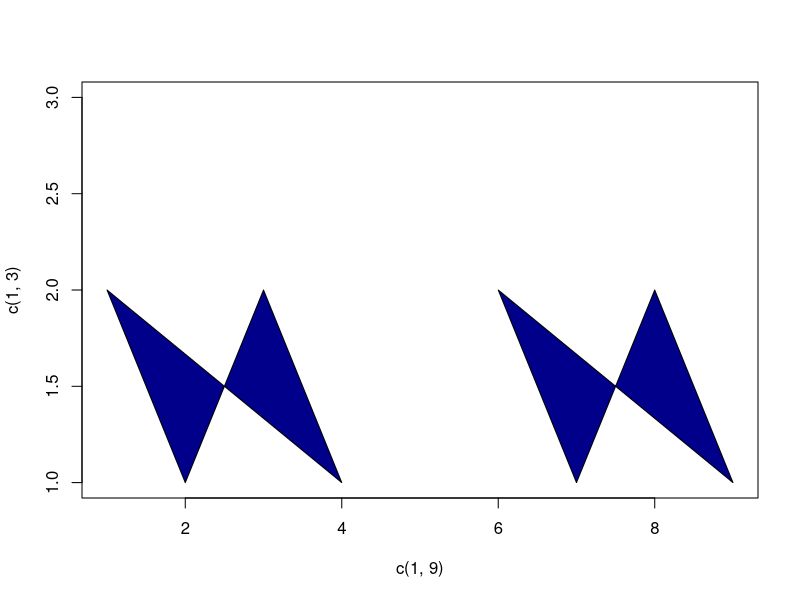
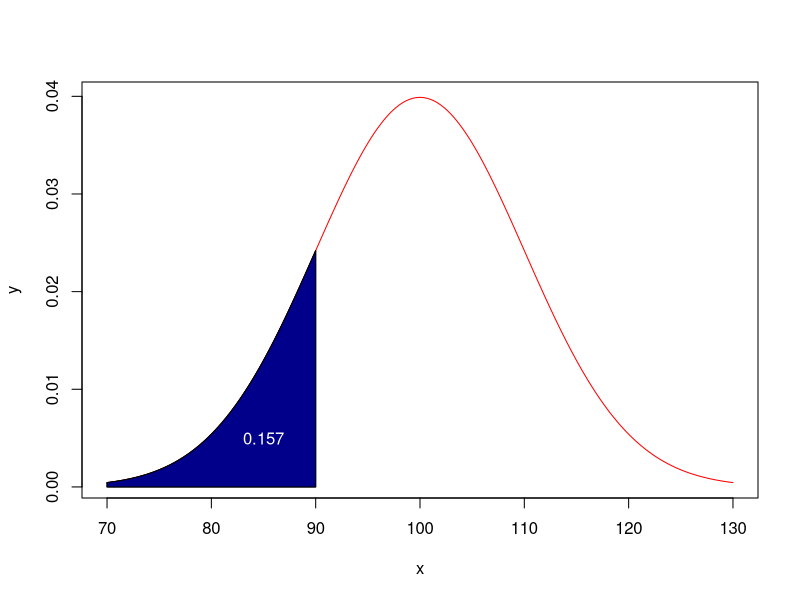

R code for these plots, in order:
# POLYGON FUNCTION :- draw some line taht is shaded 

?polygon

plot(c(1,9),c(1,3),type = 'n') #plotting window with x(1,9) and y(1,3) axis ,type = n mean null for empty plot

polygon(1:9,c(2,1,2,1,NA,2,1,2,1),col = "dark blue") # in this x points from 1 to 9 and y points are given my user
# x = 1 ,y = 2 #first point
# x = 2 , y = 1 #2nd no. 
#x = 3, y = 2 

#LAB 18 MAY , # q4 : - Find the area and draw the plot.

x=seq(70,130,length=200)
y = dnorm(x,100,10)
plot(x,y,type = 'l',col="red")

#to shade the area from 70 to 90 will be using polygon fun , directly we cant use polygon with x and y axis it wont work in that case
# for using a polygon again need to generate a sequence and dnorm and those x and y values can be put in polygon 

x= seq(70,90,length=200) #for finding area ,generating with same x and y axis again 
y=dnorm(x,100,10)
polygon(c(70,x,90),c(0,y,0))
polygon(c(70,x,90),c(0,y,0),col='Dark blue')

area=round(pnorm(90,100,10)- pnorm(70,100,10),3)
area

text(85,.005,area,col = 'white') #to print on plot 



# q5

pnorm(100,100,10) - pnorm(90,100,10)
